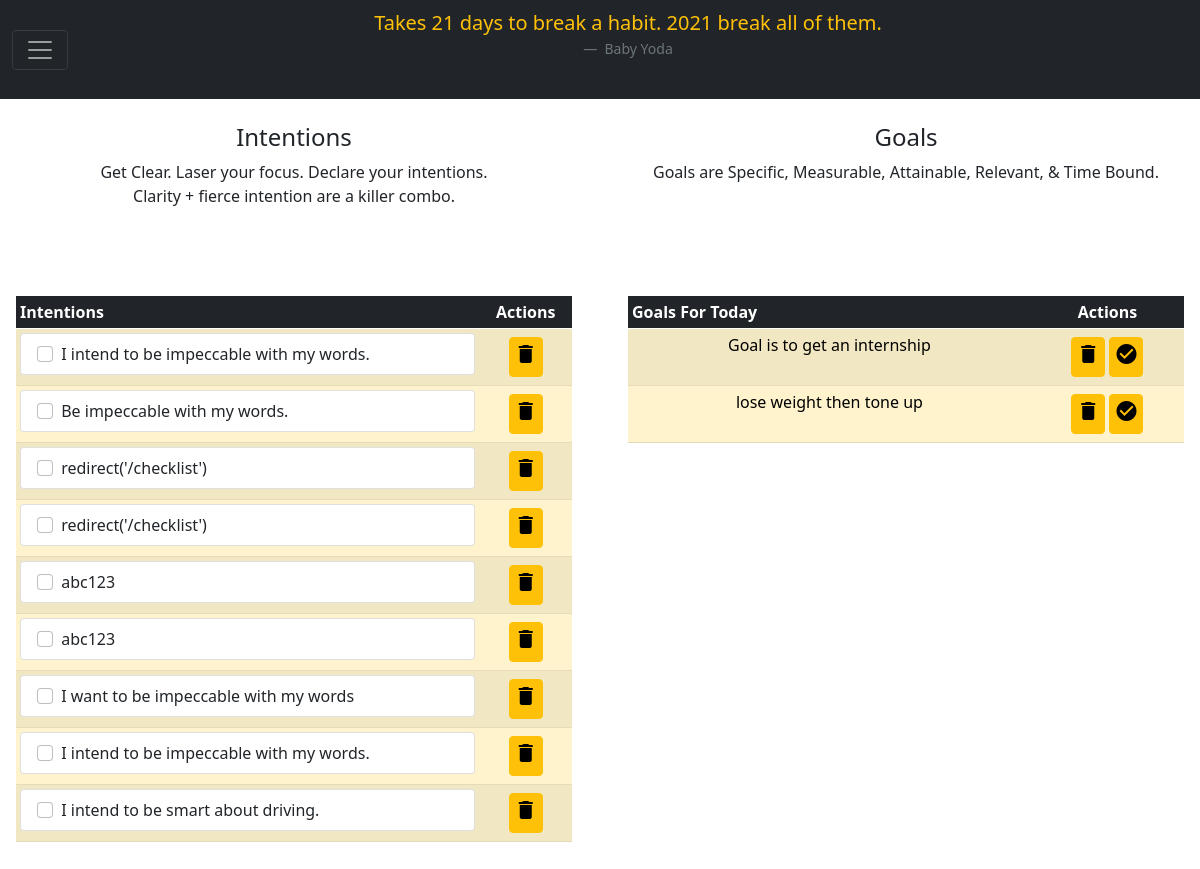
Page /checklist (signed in) on the earlier database version.
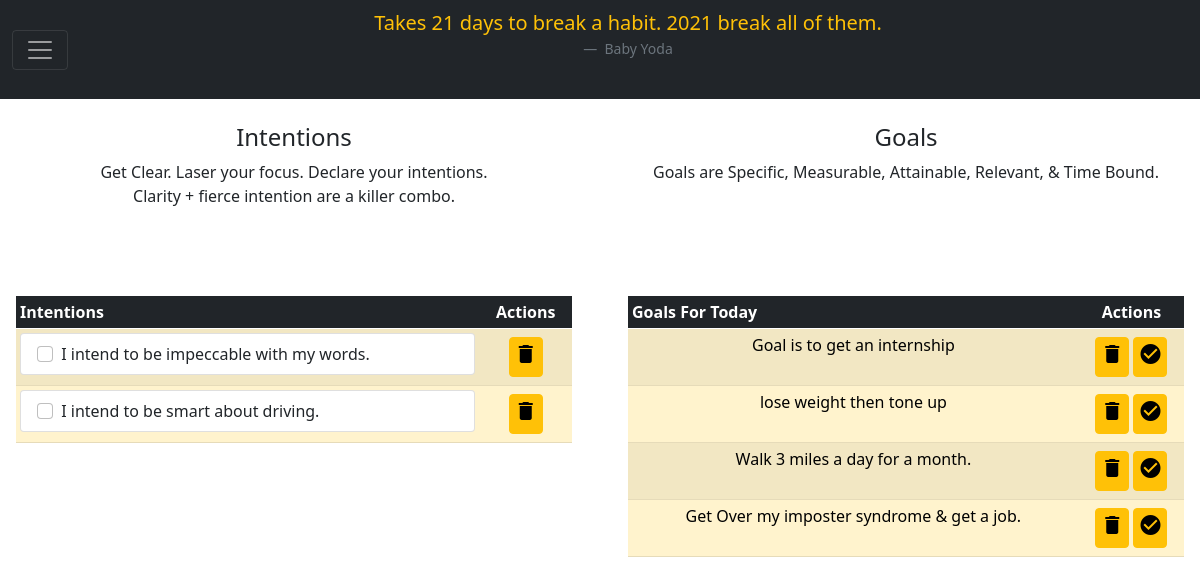
Same page on the later database version.
### blossom_app/models.py (models this page shows)
class Users (models.Model):
    first_name = models.CharField(max_length=30)
    last_name = models.CharField(max_length=30)
    username = models.CharField(max_length=30)
    email = models.EmailField()
    password =  models.CharField(max_length=70)
    reasons = models.TextField()
    personal_quote = models.TextField()
    objects = UserManager()
    created_at = models.DateTimeField(auto_now_add=True)
    updated_at = models.DateTimeField(auto_now = True)

class Intentions (models.Model):
    intention = models.TextField()
    user = models.ForeignKey(Users, related_name='intention', on_delete=models.CASCADE)
    created_at = models.DateTimeField(auto_now_add=True)
    updated_at = models.DateTimeField(auto_now = True)

class Goals (models.Model):
    goal = models.TextField()
    user = models.ForeignKey(Users, related_name='goal', on_delete=models.CASCADE)
    created_at = models.DateTimeField(auto_now_add=True)
    updated_at = models.DateTimeField(auto_now = True)

### blossom_app/views.py (the view)
# urls.py: path('checklist', views.show_checklist),
def show_checklist(request):
    if request.method =='GET':
        context = {
            'current_user':Users.objects.get(id=request.session['user_id']),
            'goals': Goals.objects.filter(user=request.session['user_id']),
            'intentions': Intentions.objects.filter(user= request.session['user_id'])
        }
    return render(request, 'checklist.html', context)

### blossom_app/templates/checklist.html (shortened to what this page needs)
<!DOCTYPE html>
<html lang="en">
<head>
    <link href="https://cdn.jsdelivr.net/npm/bootstrap@5.0.0-beta2/dist/css/bootstrap.min.css" rel="stylesheet"
 />
</head>
<body>
    <nav class="navbar navbar-dark bg-dark">
        <div class="container-fluid">
            <button class="navbar-toggler" type="button" data-bs-toggle="collapse" data-bs-target="#navbar"
                aria-controls="navbarToggleExternalContent" aria-expanded="false" aria-label="Toggle navigation">
                <span class="navbar-toggler-icon"></span>
            </button>
            <figure class="text-center mx-auto">
                <blockquote class="blockquote text-warning">
                    <p>{{current_user.personal_quote}}</p>
                </blockquote>
                <figcaption class="blockquote-footer">
                    {{current_user.first_name}} {{current_user.last_name}}
                </figcaption>
            </figure>
        </div>
    </nav>
    <div class="container-fulid">
        <div class="row">
            <div class="col mx-auto mt-3 p-2 text-center">
                <h4>Intentions</h4>
                <p>Get Clear. Laser your focus. Declare your intentions.</br>Clarity + fierce intention are a killer
                    combo.</p>
            </div>
            <div class="col mx-auto mt-3 p-2 text-center">
                <h4>Goals</h4>
                <p>Goals are Specific, Measurable, Attainable, Relevant, & Time Bound.</p>
            </div>
        </div>
        <div class="row">
            <div class="col">
                <div class="container-fluid m-5 mx-auto p-3">
                    <table class="table table-striped table-warning table-hover table-sm">
                        <thead class="table-dark">
                            <tr>
                                <th>Intentions</th>
                            <th class="text-center col-2">Actions</th>
                            </tr>
                        </thead>
                        <tbody>
                            {% for intention in intentions %}
                            <tr>
                                <td>
                                    <ul class="list-group">
                                        <li class="list-group-item ">
                                            <input class="form-check-input me-1 " type="checkbox" value="" aria-label="...">
                                            {{intention.intention}}
                                        </li>
                                    </ul>
                                </td>
                                <td class="text-center">
                                    <button type="button" class="btn btn-warning m-1 mx-auto p-1"><a
                                            href="/delete_intention/{{intention.id}}"><span class="material-icons"
                                                style="color:black;">delete</span></a></button>
                                </td>
                            </tr>
                            {% endfor %}
                        </tbody>
                    </table>
                </div>
            </div>
            <div class="col">
                <div class="container-fluid m-5 mx-auto p-3">
                    <table class="table table-striped table-warning table-hover table-sm" style>
                        <thead class="table-dark">
                            <tr>
                                <th>Goals For Today</th>
                                <th class="text-center">Actions</th>
                            </tr>
                        </thead>
                        <tbody>
                            {% for goal in goals%}
                            <tr>
                                <td class="text-center">{{goal.goal}}</td>
                                <td class="text-center">
                                    <button type="button" class="btn btn-warning m-1 mx-auto p-1"><a
                                            href="/delete_goal/{{goal.id}}"><span class="material-icons"
                                                style="color:black;">delete</span></a></button>
                                    <button type="button" class="btn btn-warning m-1 mx-auto p-1"><a
                                            href="/accomplished"><span class="material-icons"
                                                style="color:black;">check_circle</span></a></button>
                                </td>
                            </tr>
                            {% endfor %}
                        </tbody>
                    </table>
                </div>
            </div>
        </div>
    </div>
</body>
</html>

Differences in the rows shown:
removed Intentions: intention "Be impeccable with my words."
removed Intentions: intention "redirect('/checklist')"
removed Intentions: intention "redirect('/checklist')"
removed Intentions: intention "abc123"
removed Intentions: intention "abc123"
removed Intentions: intention "I want to be impeccable with my words"
removed Intentions: intention "I intend to be impeccable with my words."
added Goals: goal "Walk 3 miles a day for a month."
added Goals: goal "Get Over my imposter syndrome & get a job."
